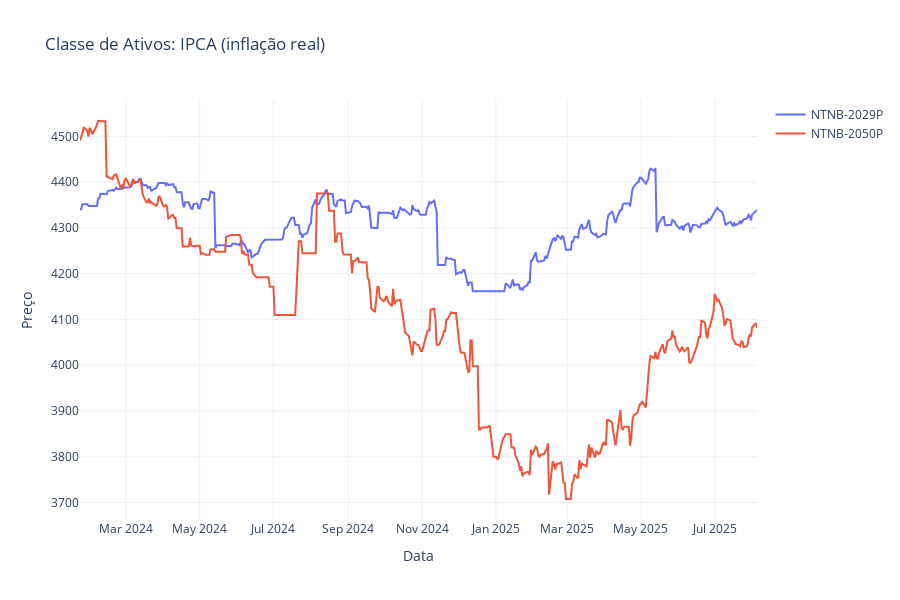
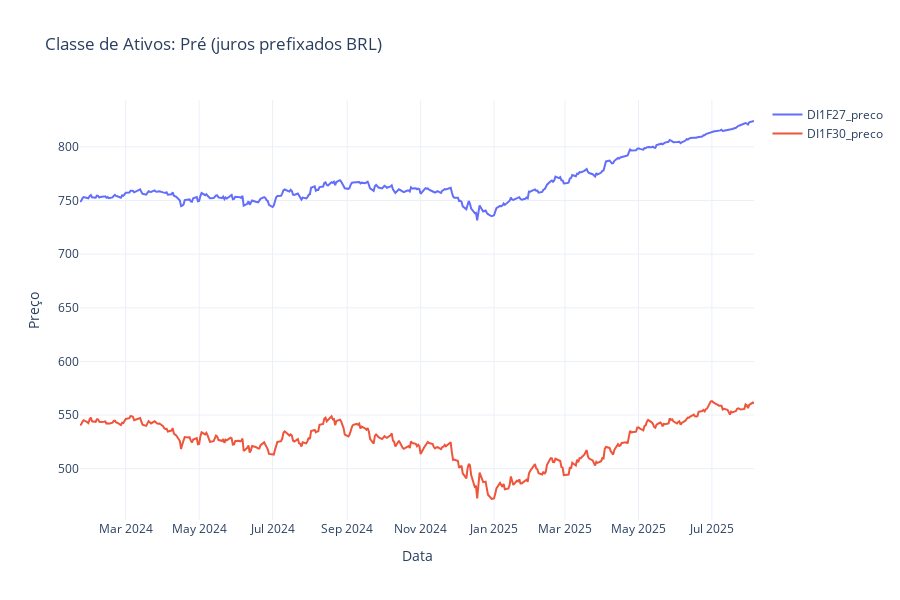
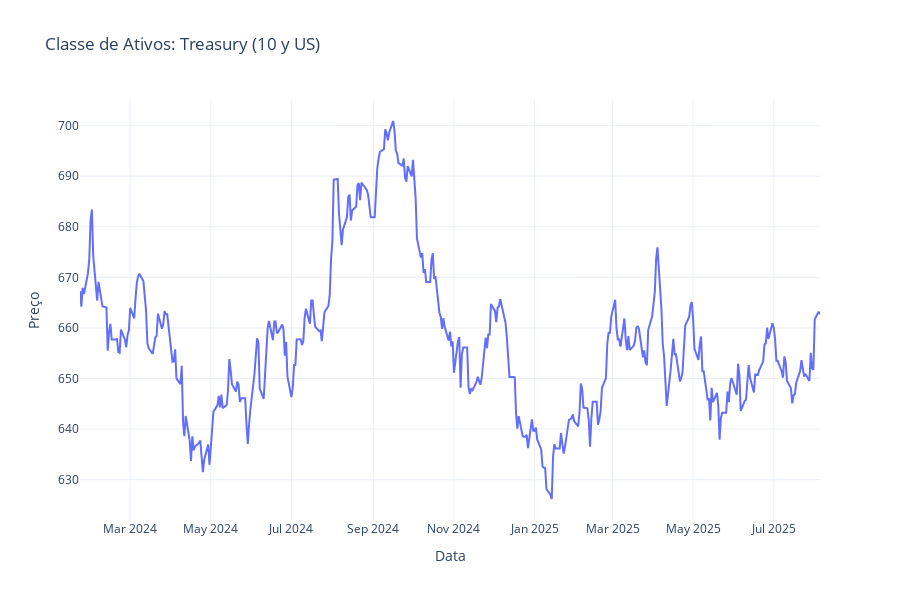
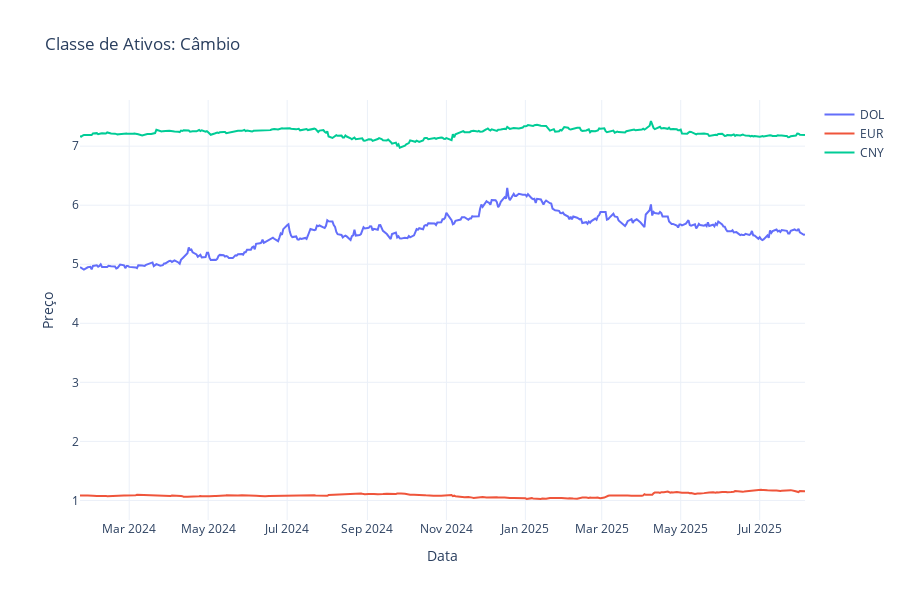

The notebook cell saved with these charts, in order:
### Code cell
# Define as classes de ativos e os ativos correspondentes
classes_ativos = {
    "IPCA (inflação real)": ["NTNB-2029P", "NTNB-2050P"],
    "Pré (juros prefixados BRL)": ["DI1F27_preco", "DI1F30_preco"],
    "Treasury (10 y US)": ["T10_preco"],
    "Câmbio": ["DOL", "EUR", "CNY"],
    "Renda variável EUA": ["S&P500"],
    "Renda variável BR": ["IBOV"]
}

# Cria gráficos para cada classe de ativos
for classe, ativos in classes_ativos.items():
    fig = go.Figure()
    for ativo in ativos:
        fig.add_trace(go.Scatter(x=df_prices.index, y=df_prices[ativo], mode='lines', name=ativo))
    
    fig.update_layout(
        title=f"Classe de Ativos: {classe}",
        xaxis_title="Data",
        yaxis_title="Preço",
        template="plotly_white",
        height=600,
        hovermode="x unified"
    )
    
    fig.show()

### Figure 1 — Plotly figure (JSON) as saved in the notebook; plotly's stock layout.template omitted (floating-point values rounded to 4 significant figures; data arrays with more than 128 entries replaced by an {"elided": "..."} marker saying what was removed)
{"data": [{"mode": "lines", "name": "NTNB-2029P", "type": "scatter", "x": {"elided": "401 str values"}, "y": {"elided": "401 float values"}}, {"mode": "lines", "name": "NTNB-2050P", "type": "scatter", "x": {"elided": "401 str values"}, "y": {"elided": "401 float values"}}], "layout": {"height": 600, "hovermode": "x unified", "title": {"text": "Classe de Ativos: IPCA (inflação real)"}, "xaxis": {"title": {"text": "Data"}}, "yaxis": {"title": {"text": "Preço"}}}}

### Figure 2 — Plotly figure (JSON) as saved in the notebook; plotly's stock layout.template omitted (floating-point values rounded to 4 significant figures; data arrays with more than 128 entries replaced by an {"elided": "..."} marker saying what was removed)
{"data": [{"mode": "lines", "name": "DI1F27_preco", "type": "scatter", "x": {"elided": "401 str values"}, "y": {"elided": "401 float values"}}, {"mode": "lines", "name": "DI1F30_preco", "type": "scatter", "x": {"elided": "401 str values"}, "y": {"elided": "401 float values"}}], "layout": {"height": 600, "hovermode": "x unified", "title": {"text": "Classe de Ativos: Pré (juros prefixados BRL)"}, "xaxis": {"title": {"text": "Data"}}, "yaxis": {"title": {"text": "Preço"}}}}

### Figure 3 — Plotly figure (JSON) as saved in the notebook; plotly's stock layout.template omitted (floating-point values rounded to 4 significant figures; data arrays with more than 128 entries replaced by an {"elided": "..."} marker saying what was removed)
{"data": [{"mode": "lines", "name": "T10_preco", "type": "scatter", "x": {"elided": "401 str values"}, "y": {"elided": "401 float values"}}], "layout": {"height": 600, "hovermode": "x unified", "title": {"text": "Classe de Ativos: Treasury (10 y US)"}, "xaxis": {"title": {"text": "Data"}}, "yaxis": {"title": {"text": "Preço"}}}}

### Figure 4 — Plotly figure (JSON) as saved in the notebook; plotly's stock layout.template omitted (floating-point values rounded to 4 significant figures; data arrays with more than 128 entries replaced by an {"elided": "..."} marker saying what was removed)
{"data": [{"mode": "lines", "name": "DOL", "type": "scatter", "x": {"elided": "401 str values"}, "y": {"elided": "401 float values"}}, {"mode": "lines", "name": "EUR", "type": "scatter", "x": {"elided": "401 str values"}, "y": {"elided": "401 float values"}}, {"mode": "lines", "name": "CNY", "type": "scatter", "x": {"elided": "401 str values"}, "y": {"elided": "401 float values"}}], "layout": {"height": 600, "hovermode": "x unified", "title": {"text": "Classe de Ativos: Câmbio"}, "xaxis": {"title": {"text": "Data"}}, "yaxis": {"title": {"text": "Preço"}}}}
